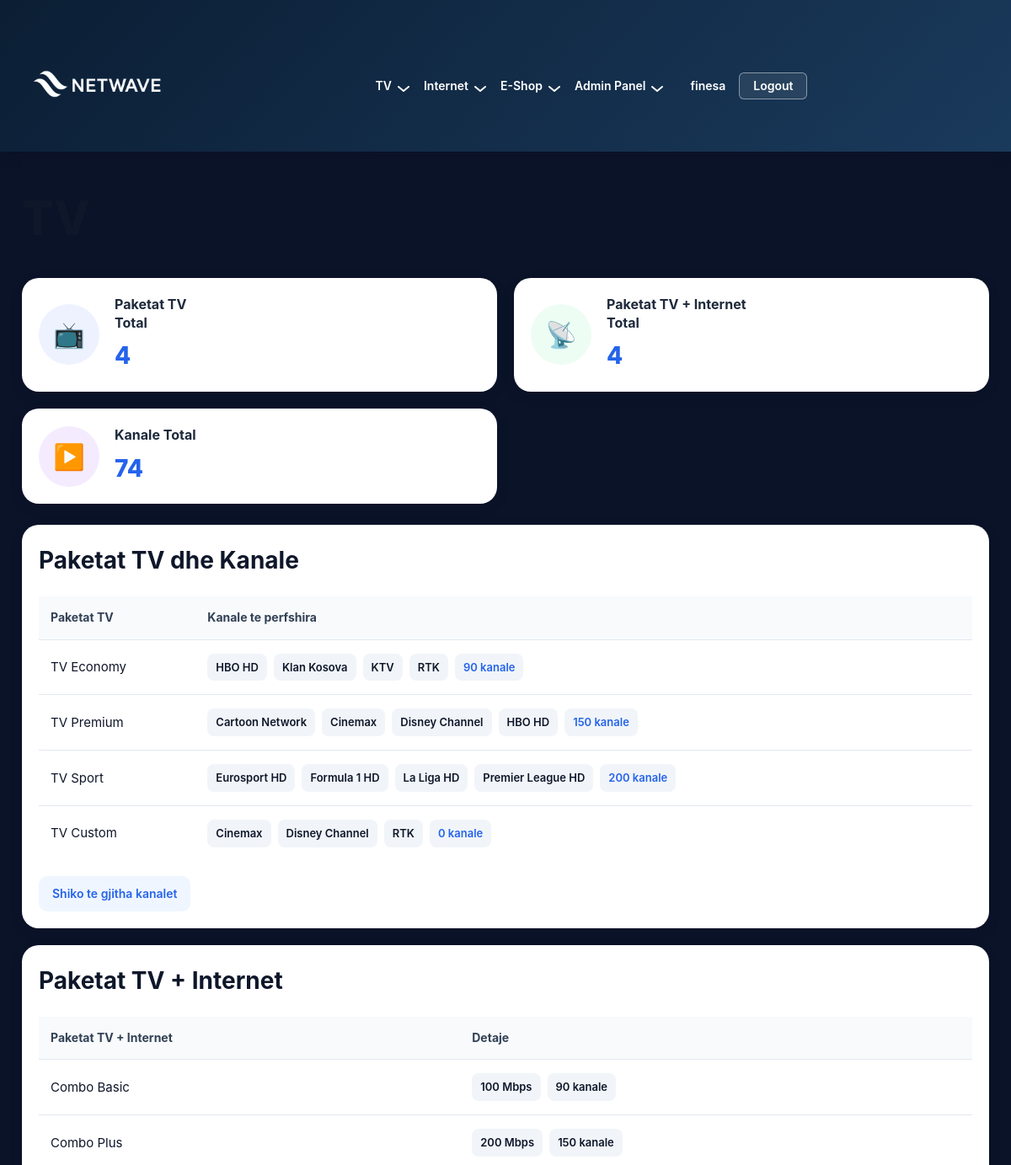
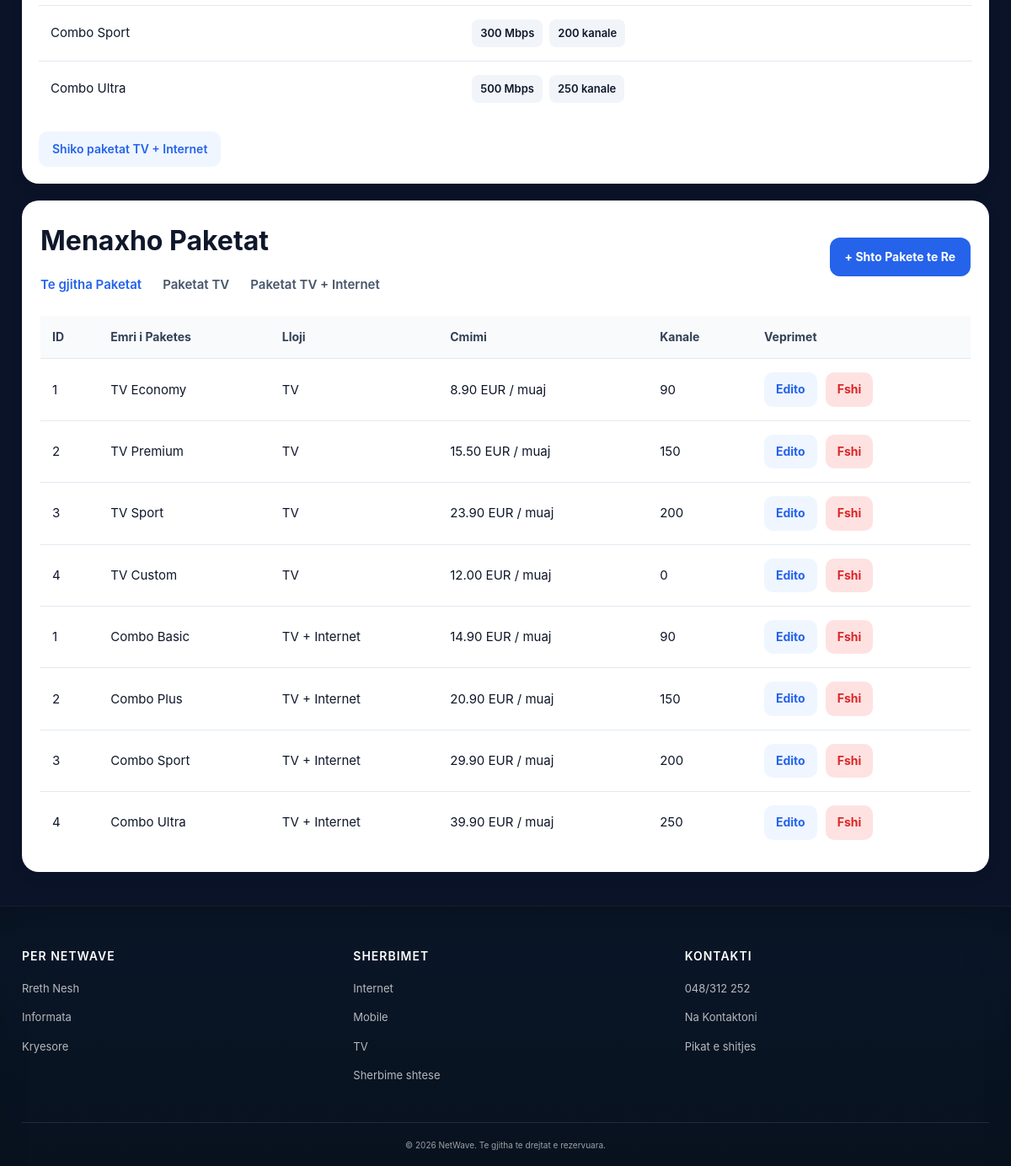
The app's page /pages/tv-admin.php (signed in) with its own data (2 pictures, top to bottom).
### tables this page shows
CREATE TABLE tv_packages(
    id INT AUTO_INCREMENT PRIMARY KEY,
    package_name VARCHAR(100) NOT NULL,
    price DECIMAL(10,2) NOT NULL,
    channels_count INT NOT NULL,
    description TEXT
);

CREATE TABLE tv_internet_packages(
    id INT AUTO_INCREMENT PRIMARY KEY,
    package_name VARCHAR(100) NOT NULL,
    internet_speed VARCHAR(50) NOT NULL,
    price DECIMAL(10,2) NOT NULL,
    channels_count INT NOT NULL,
    description TEXT
);

### pages/tv-admin.php (the view, shortened to what this page needs)
<?php
require $_SERVER['DOCUMENT_ROOT'] . '/UEB2_Projekti_Grupi36/config.php';
function channelTags($channels, $totalChannels){
    $items = array_filter(array_map('trim', explode(',', (string)$channels)));
    $visibleItems = array_slice($items, 0, 4);
    $html = '';
    foreach($visibleItems as $item){
        $html .= '<span>' . htmlspecialchars($item) . '</span>';
    }
    $html .= '<span class="plus-tag">' . htmlspecialchars($totalChannels) . ' kanale</span>';
    return $html;
}
require $_SERVER['DOCUMENT_ROOT'] . '/UEB2_Projekti_Grupi36/includes/header.php';
require $_SERVER['DOCUMENT_ROOT'] . '/UEB2_Projekti_Grupi36/includes/navbar.php';
    ?>
<?php
$totalTvPackages = $pdo->query("
SELECT COUNT(*) FROM tv_packages
")->fetchColumn();
$totalTvInternetPackages = $pdo->query("
SELECT COUNT(*) FROM tv_internet_packages
")->fetchColumn();
$channelsPage = $_SERVER['DOCUMENT_ROOT'] . '/UEB2_Projekti_Grupi36/pages/channels-list.php';
$totalChannels = file_exists($channelsPage)
    ? substr_count(file_get_contents($channelsPage), 'class="channel-item"')
    : 0;
$tvPackages = $pdo->query("
SELECT
    p.id,
    p.package_name,
    p.price,
    p.channels_count,
    GROUP_CONCAT(c.channel_name ORDER BY c.channel_name SEPARATOR ', ') AS channels
FROM tv_packages p
LEFT JOIN permbajtja pc ON pc.tv_package_id = p.id
LEFT JOIN channels c ON c.id = pc.channel_id
GROUP BY p.id, p.package_name, p.price, p.channels_count
ORDER BY p.id
")->fetchAll();
$tvInternetPackages = $pdo->query("
SELECT
    id,
    package_name,
    internet_speed,
    price,
    channels_count
FROM tv_internet_packages
ORDER BY id
")->fetchAll();
$allPackages = [];
foreach($tvPackages as $package){
    $allPackages[] = [
        'id' => $package['id'],
        'type_key' => 'tv',
        'name' => $package['package_name'],
        'type' => 'TV',
        'price' => $package['price'],
        'channels_count' => $package['channels_count']
    ];
}
foreach($tvInternetPackages as $package){
    $allPackages[] = [
        'id' => $package['id'],
        'type_key' => 'tv_internet',
        'name' => $package['package_name'],
        'type' => 'TV + Internet',
        'price' => $package['price'],
        'channels_count' => $package['channels_count']
    ];
}
$filter = $_GET['filter'] ?? 'all';
if($filter == 'tv'){
    $visiblePackages = array_filter($allPackages, function($package){
        return $package['type_key'] == 'tv';
    });
}elseif($filter == 'tv_internet'){
    $visiblePackages = array_filter($allPackages, function($package){
        return $package['type_key'] == 'tv_internet';
    });
}else{
    $visiblePackages = $allPackages;
}
$addPackageType = $filter == 'tv_internet' ? 'tv_internet' : 'tv';
?>
<section class="tv-admin-page">
<div class="container">
    <div class="tv-top">
        <h1>TV</h1>
    </div>
    <div class="tv-stats-grid">
        <div class="tv-stat-card">
            <div class="tv-icon blue-bg">
                &#128250;
            </div>
            <div class="tv-stat-content">
                <h3>Paketat TV<br>Total</h3>
                <span><?php echo $totalTvPackages; ?></span>
            </div>
        </div>
        <div class="tv-stat-card">
            <div class="tv-icon green-bg">
                &#128225;
            </div>
            <div class="tv-stat-content">
                <h3>Paketat TV + Internet<br>Total</h3>
                <span><?php echo $totalTvInternetPackages; ?></span>
            </div>
        </div>
        <div class="tv-stat-card">
            <div class="tv-icon purple-bg">
                &#9654;&#65039;
            </div>
            <div class="tv-stat-content">
                <h3>Kanale Total</h3>
                <span><?php echo $totalChannels; ?></span>
            </div>
        </div>
    </div>
    <div class="tv-boxes">
        <div class="tv-box">
            <h2>Paketat TV dhe Kanale</h2>
            <table class="tv-table">
                <tr>
                    <th>Paketat TV</th>
                    <th>Kanale te perfshira</th>
                </tr>
                <?php foreach($tvPackages as $package): ?>
                <tr>
                    <td><?php echo htmlspecialchars($package['package_name']); ?></td>
                    <td>
                        <div class="channel-tags">
                            <?php echo channelTags($package['channels'], $package['channels_count']); ?>
                        </div>
                    </td>
                </tr>
                <?php endforeach; ?>
            </table>
            <a href="/UEB2_Projekti_Grupi36/pages/channels-list.php" class="show-btn">
                Shiko te gjitha kanalet
            </a>
        </div>
        <div class="tv-box">
            <h2>Paketat TV + Internet</h2>
            <table class="tv-table">
                <tr>
                    <th>Paketat TV + Internet</th>
                    <th>Detaje</th>
                </tr>
                <?php foreach($tvInternetPackages as $package): ?>
                <tr>
                    <td><?php echo htmlspecialchars($package['package_name']); ?></td>
                    <td>
                        <div class="channel-tags">
                            <span><?php echo htmlspecialchars($package['internet_speed']); ?></span>
                            <span><?php echo htmlspecialchars($package['channels_count']); ?> kanale</span>
                        </div>
                    </td>
                </tr>
                <?php endforeach; ?>
            </table>
            <a href="/UEB2_Projekti_Grupi36/pages/tv+internet.php" class="show-btn">
                Shiko paketat TV + Internet
            </a>
        </div>
    </div>
    <div class="manage-box">
        <div class="manage-top">
            <div>
                <h2>Menaxho Paketat</h2>
                <div class="tabs">
                    <a href="/UEB2_Projekti_Grupi36/pages/tv-admin.php?filter=all" class="<?php if($filter == 'all') echo 'active-tab'; ?>">Te gjitha Paketat</a>
                    <a href="/UEB2_Projekti_Grupi36/pages/tv-admin.php?filter=tv" class="<?php if($filter == 'tv') echo 'active-tab'; ?>">Paketat TV</a>
                    <a href="/UEB2_Projekti_Grupi36/pages/tv-admin.php?filter=tv_internet" class="<?php if($filter == 'tv_internet') echo 'active-tab'; ?>">Paketat TV + Internet</a>
                </div>
            </div>
            <a href="/UEB2_Projekti_Grupi36/pages/tv-admin.php?action=add_package&type=<?php echo $addPackageType; ?>" class="add-btn">
                + Shto Pakete te Re
            </a>
        </div>
        <table class="tv-table manage-table">
            <tr>
                <th>ID</th>
                <th>Emri i Paketes</th>
                <th>Lloji</th>
                <th>Cmimi</th>
                <th>Kanale</th>
                <th>Veprimet</th>
            </tr>
            <?php foreach($visiblePackages as $package): ?>
            <tr>
                <td><?php echo htmlspecialchars($package['id']); ?></td>
                <td><?php echo htmlspecialchars($package['name']); ?></td>
                <td><?php echo htmlspecialchars($package['type']); ?></td>
                <td><?php echo htmlspecialchars($package['price']); ?> EUR / muaj</td>
                <td><?php echo htmlspecialchars($package['channels_count']); ?></td>
                <td>
                    <div class="actions">
                        <a href="/UEB2_Projekti_Grupi36/pages/tv-admin.php?action=edit_package&type=<?php echo urlencode($package['type_key']); ?>&id=<?php echo $package['id']; ?>" class="edit-btn">Edito</a>
                        <a href="/UEB2_Projekti_Grupi36/pages/tv-admin.php?action=delete_package&type=<?php echo urlencode($package['type_key']); ?>&id=<?php echo $package['id']; ?>" class="delete-btn" onclick="return confirm('A je i sigurt qe don me fshi kete pakete?')">Fshi</a>
                    </div>
                </td>
            </tr>
            <?php endforeach; ?>
        </table>
    </div>
</div>
</section>
<?php
require $_SERVER['DOCUMENT_ROOT'] . '/UEB2_Projekti_Grupi36/includes/footer.php';
?>

### assets/css/telecomoperator.css (style rules this page uses)
:root { --color-dark: #0b1e34; --color-dark-light: #1a3a5c; --color-red: #ff1b1b; --color-text: #071425; --color-text-light: #6b7280; --color-bg: #f6f8fb; --color-white: #ffffff; --color-border: rgba(11, 30, 52, 0.08); --font-primary: -apple-system, BlinkMacSystemFont, "Segoe UI", "Roboto", "Helvetica Neue", Arial, sans-serif; --font-size-base: 14px; --font-weight-normal: 400; --font-weight-medium: 500; --font-weight-bold: 600; --font-weight-bolder: 700; --spacing-xs: 4px; --spacing-sm: 8px; --spacing-md: 12px; --spacing-lg: 16px; --spacing-xl: 24px; --spacing-2xl: 32px; --spacing-3xl: 48px; --radius-sm: 6px; --radius-md: 10px; --radius-lg: 12px; --shadow-sm: 0 2px 8px rgba(11, 30, 52, 0.08); --shadow-md: 0 4px 16px rgba(11, 30, 52, 0.12); --shadow-xl: 0 20px 40px rgba(11, 30, 52, 0.2); --transition: 0.2s ease; }
* { margin: 0; padding: 0; box-sizing: border-box; }
html { scroll-behavior: smooth; -webkit-font-smoothing: antialiased; -moz-osx-font-smoothing: grayscale; }
body { font-family: var(--font-primary); font-size: var(--font-size-base); font-weight: var(--font-weight-normal); color: var(--color-text); background: var(--color-bg); line-height: 1.6; -webkit-font-smoothing: antialiased; -moz-osx-font-smoothing: grayscale; }
.container { width: 100%; max-width: 1180px; margin: 0 auto; padding: 0 var(--spacing-lg); }
body { background-color: #0b1329 !important; }
.about-mission, section:last-of-type, main > div:last-child { margin-bottom: 0 !important; padding-bottom: 40px !important; }

### assets/css/tv-admin.css (style rules this page uses)
body { background:#f5f7fb; }
.tv-admin-page { padding:35px 0 70px; }
.tv-top { margin-bottom:25px; }
.tv-top h1 { font-size:56px; font-weight:800; color:#0f172a; }
.tv-stats-grid { display:grid; grid-template-columns:repeat(3,1fr); gap:20px; margin-bottom:25px; }
.tv-stat-card { background:white; border-radius:20px; padding:20px; display:flex; align-items:center; gap:18px; box-shadow:0 5px 20px rgba(0,0,0,0.05); }
.tv-icon { width:72px; height:72px; border-radius:50%; display:flex; align-items:center; justify-content:center; font-size:30px; flex-shrink:0; }
.blue-bg { background:#eef2ff; }
.green-bg { background:#edfdf3; }
.purple-bg { background:#f4ebff; }
.tv-stat-content h3 { font-size:16px; color:#1e293b; margin-bottom:6px; line-height:1.4; }
.tv-stat-content span { font-size:28px; font-weight:800; color:#2563eb; }
.tv-boxes { display:grid; grid-template-columns:1fr 1fr; gap:20px; margin-bottom:20px; }
.tv-box { background:white; padding:20px; border-radius:20px; box-shadow:0 5px 20px rgba(0,0,0,0.05); }
.tv-box h2 { font-size:28px; margin-bottom:20px; color:#0f172a; }
.tv-table { width:100%; border-collapse:collapse; }
.tv-table th { background:#f8fafc; padding:14px; text-align:left; font-size:14px; color:#334155; }
.tv-table td { padding:16px 14px; border-top:1px solid #e2e8f0; font-size:15px; color:#0f172a; }
.channel-tags { display:flex; flex-wrap:wrap; gap:8px; }
.channel-tags span { background:#f1f5f9; padding:6px 10px; border-radius:8px; font-size:13px; font-weight:600; }
.plus-tag { color:#2563eb; }
.show-btn { display:inline-block; margin-top:18px; padding:10px 16px; border-radius:10px; background:#eff6ff; color:#2563eb; text-decoration:none; font-weight:600; font-size:14px; }
.manage-box { background:white; padding:22px; border-radius:20px; box-shadow:0 5px 20px rgba(0,0,0,0.05); }
.manage-top { display:flex; justify-content:space-between; align-items:center; margin-bottom:25px; }
.manage-top h2 { font-size:32px; color:#0f172a; margin-bottom:15px; }
.tabs { display:flex; gap:25px; }
.tabs a { text-decoration:none; color:#475569; font-weight:600; font-size:15px; }
.active-tab { color:#2563eb !important; }
.add-btn { background:#2563eb; color:white; text-decoration:none; padding:12px 18px; border-radius:12px; font-weight:700; }
.actions { display:flex; gap:10px; }
.edit-btn, .delete-btn { text-decoration:none; padding:9px 14px; border-radius:10px; font-size:14px; font-weight:700; }
.edit-btn { background:#eff6ff; color:#2563eb; }
.delete-btn { background:#fee2e2; color:#dc2626; }
@media (max-width:1200px) { .tv-stats-grid { grid-template-columns:repeat(2,1fr); } }
@media (max-width:1200px) { .tv-boxes { grid-template-columns:1fr; } }

### records on screen
tv_packages: package_name "TV Economy", item "HBO HD", item "Klan Kosova", item "KTV", item "RTK", channels_count "90", id "1", type "TV", price "8.90"
tv_packages: package_name "TV Premium", item "Cartoon Network", item "Cinemax", item "Disney Channel", item "HBO HD", channels_count "150", id "2", type "TV", price "15.50"
tv_packages: package_name "TV Sport", item "Eurosport HD", item "Formula 1 HD", item "La Liga HD", item "Premier League HD", channels_count "200", id "3", type "TV", price "23.90"
tv_packages: package_name "TV Custom", item "Cinemax", item "Disney Channel", item "RTK", channels_count "0", id "4", type "TV", price "12.00"
tv_internet_packages: package_name "Combo Basic", internet_speed "100 Mbps", channels_count "90", id "1", type "TV + Internet", price "14.90"
tv_internet_packages: package_name "Combo Plus", internet_speed "200 Mbps", channels_count "150", id "2", type "TV + Internet", price "20.90"
tv_internet_packages: package_name "Combo Sport", internet_speed "300 Mbps", channels_count "200", id "3", type "TV + Internet", price "29.90"
tv_internet_packages: package_name "Combo Ultra", internet_speed "500 Mbps", channels_count "250", id "4", type "TV + Internet", price "39.90"

### other values on screen
$_SESSION['user'] "finesa"
$totalTvPackages "4"
$totalTvInternetPackages "4"
$totalChannels "74"
